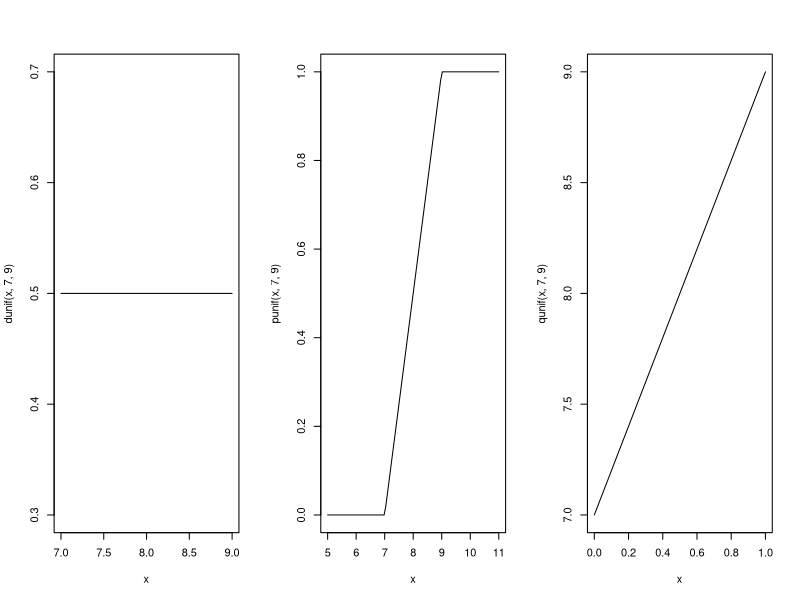

The R source for this figure:
# 38
par(mfrow = c(1, 3))
curve(dunif(x, 7, 9), from = 7, to = 9)
curve(punif(x, 7, 9), from = 5, to = 11)
curve(qunif(x, 7, 9), from = 0, to = 1) # reverse function
par(mfrow = c(1, 3))
